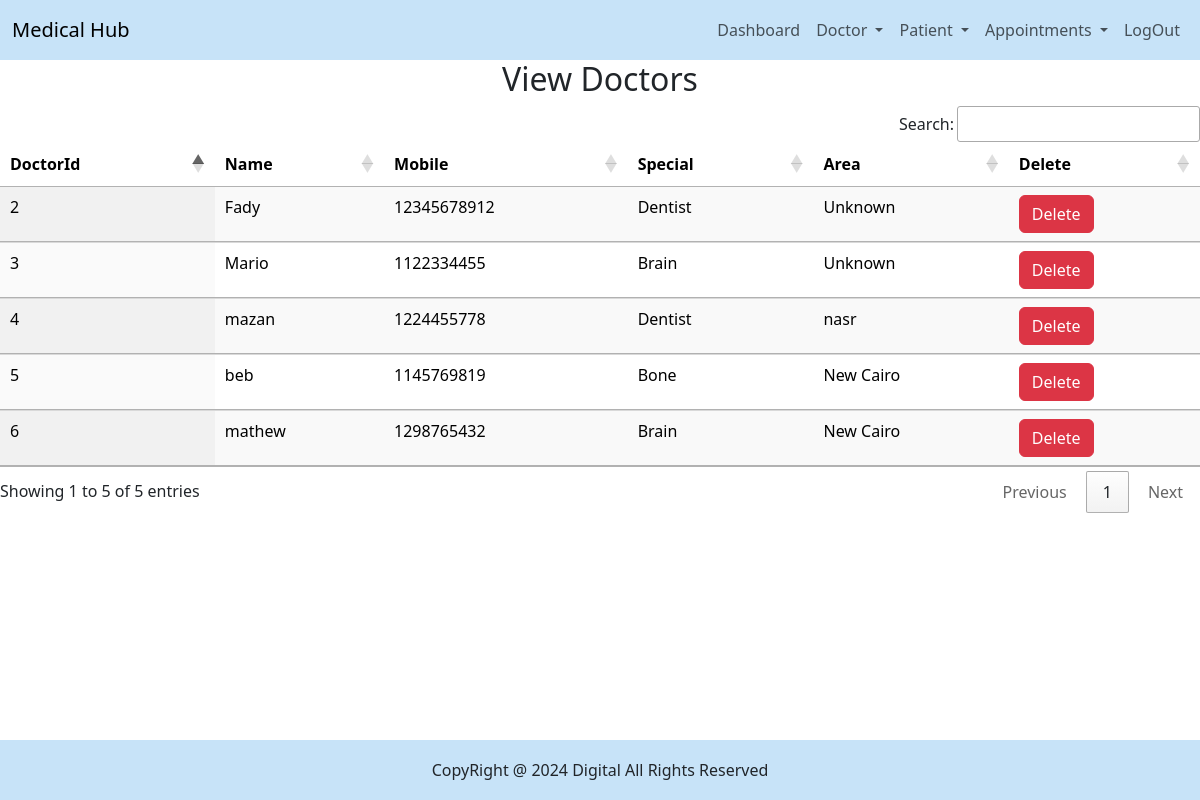
/view_doctor/ (signed in), run on the app's committed database.
### Home/models.py (models this page shows, shortened)
class Doctor(models.Model):
    Name = models.CharField(max_length=50)
    mobile = models.IntegerField()
    special = models.CharField(max_length=50)
    area = models.CharField(max_length=50,default='Unknown')

### Home/views.py (the view)
# urls.py: path('view_doctor/', views.View_Doctor , name='view_doctor'),
def View_Doctor(request):
     if not request.user.is_staff:
          return redirect('user_dashboard')
     doc =Doctor.objects.all()
     d = {'doc' : doc}
     return render(request,'Home/view_doctor.html',d)

### Home/templates/Home/view_doctor.html
{% include 'Home/base.html' %}
{% load static %}
{% include 'Home/nav.html' %}
{% block content %}
<div>
    <h2 class="text-center">View Doctors</h2>
    <table id="example" class="table table-striped table-hover display" style="width:100%">
        <thead>
            <tr>
                <th>DoctorId</th>
                <th>Name</th>
                <th>Mobile</th>
                <th>Special</th>
                <th>Area</th>
                <th>Delete</th>
            </tr>
        </thead>
        <tbody>
            {% for i in doc %}
            <tr>
              <td>{{i.id}}</td>
              <td>{{i.Name}}</td>
              <td>{{i.mobile}}</td>
              <td>{{i.special}}</td>
              <td>{{i.area}}</td>
              <td><a href="{% url 'delete_doctor' i.id %}" onclick="return confirm ('Are you syre you want to delete ?')" class="btn btn-danger">Delete</a></td>
            </tr>
            {% endfor %}
        </tbody>
    </table>
</div>
{% endblock content %}
{% include 'Home/footer.html' %}

### data on the page
Doctor: id "2", Name "Fady", mobile "12345678912", special "Dentist", area "Unknown"
Doctor: id "3", Name "Mario", mobile "1122334455", special "Brain", area "Unknown"
Doctor: id "4", Name "mazan", mobile "1224455778", special "Dentist", area "nasr"
Doctor: id "5", Name "beb", mobile "1145769819", special "Bone", area "New Cairo"
Doctor: id "6", Name "mathew", mobile "1298765432", special "Brain", area "New Cairo"
